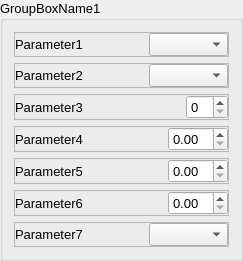
             <widget class="QGroupBox" name="ParameterGroupBox">
              <property name="sizePolicy">
               <sizepolicy hsizetype="Expanding" vsizetype="Expanding">
                <horstretch>10</horstretch>
                <verstretch>55</verstretch>
               </sizepolicy>
              </property>
              <property name="font">
               <font>
                <pointsize>10</pointsize>
               </font>
              </property>
              <property name="title">
               <string>GroupBoxName1</string>
              </property>
              <layout class="QVBoxLayout" name="verticalLayout_15">
               <item>
                <widget class="QFrame" name="frame_38">
                 <property name="frameShape">
                  <enum>QFrame::StyledPanel</enum>
                 </property>
                 <property name="frameShadow">
                  <enum>QFrame::Raised</enum>
                 </property>
                 <layout class="QHBoxLayout" name="horizontalLayout_3">
                  <property name="spacing">
                   <number>4</number>
                  </property>
                  <property name="leftMargin">
                   <number>0</number>
                  </property>
                  <property name="topMargin">
                   <number>0</number>
                  </property>
                  <property name="rightMargin">
                   <number>0</number>
                  </property>
                  <property name="bottomMargin">
                   <number>0</number>
                  </property>
                  <item>
                   <widget class="QLabel" name="label1">
                    <property name="text">
                     <string>Parameter1</string>
                    </property>
                   </widget>
                  </item>
                  <item>
                   <spacer name="horizontalSpacer_2">
                    <property name="orientation">
                     <enum>Qt::Horizontal</enum>
                    </property>
                    <property name="sizeHint" stdset="0">
                     <size>
                      <width>59</width>
                      <height>20</height>
                     </size>
                    </property>
                   </spacer>
                  </item>
                  <item>
                   <widget class="QComboBox" name="label1ComboBox"/>
                  </item>
                 </layout>
                </widget>
               </item>
               <item>
                <widget class="QFrame" name="frame_39">
                 <property name="frameShape">
                  <enum>QFrame::StyledPanel</enum>
                 </property>
                 <property name="frameShadow">
                  <enum>QFrame::Raised</enum>
                 </property>
                 <layout class="QHBoxLayout" name="horizontalLayout_4">
                  <property name="spacing">
                   <number>4</number>
                  </property>
                  <property name="leftMargin">
                   <number>0</number>
                  </property>
                  <property name="topMargin">
                   <number>0</number>
                  </property>
                  <property name="rightMargin">
                   <number>0</number>
                  </property>
                  <property name="bottomMargin">
                   <number>0</number>
                  </property>
                  <item>
                   <widget class="QLabel" name="label2">
                    <property name="text">
                     <string>Parameter2</string>
                    </property>
                   </widget>
                  </item>
                  <item>
                   <spacer name="horizontalSpacer_3">
                    <property name="orientation">
                     <enum>Qt::Horizontal</enum>
                    </property>
                    <property name="sizeHint" stdset="0">
                     <size>
                      <width>62</width>
                      <height>20</height>
                     </size>
                    </property>
                   </spacer>
                  </item>
                  <item>
                   <widget class="QComboBox" name="label2ComboBox"/>
                  </item>
                 </layout>
                </widget>
               </item>
               <item>
                <widget class="QFrame" name="frame_40">
                 <property name="frameShape">
                  <enum>QFrame::StyledPanel</enum>
                 </property>
                 <property name="frameShadow">
                  <enum>QFrame::Raised</enum>
                 </property>
                 <layout class="QHBoxLayout" name="horizontalLayout_5">
                  <property name="spacing">
                   <number>4</number>
                  </property>
                  <property name="leftMargin">
                   <number>0</number>
                  </property>
                  <property name="topMargin">
                   <number>0</number>
                  </property>
                  <property name="rightMargin">
                   <number>0</number>
                  </property>
                  <property name="bottomMargin">
                   <number>0</number>
                  </property>
                  <item>
                   <widget class="QLabel" name="label3">
                    <property name="text">
                     <string>Parameter3</string>
                    </property>
                   </widget>
                  </item>
                  <item>
                   <spacer name="horizontalSpacer_4">
                    <property name="orientation">
                     <enum>Qt::Horizontal</enum>
                    </property>
                    <property name="sizeHint" stdset="0">
                     <size>
                      <width>62</width>
                      <height>20</height>
                     </size>
                    </property>
                   </spacer>
                  </item>
                  <item>
                   <widget class="QSpinBox" name="label3SpinBox"/>
                  </item>
                 </layout>
                </widget>
               </item>
               <item>
                <widget class="QFrame" name="frame_41">
                 <property name="frameShape">
                  <enum>QFrame::StyledPanel</enum>
                 </property>
                 <property name="frameShadow">
                  <enum>QFrame::Raised</enum>
                 </property>
                 <layout class="QHBoxLayout" name="horizontalLayout_8">
                  <property name="spacing">
                   <number>4</number>
                  </property>
                  <property name="leftMargin">
                   <number>0</number>
                  </property>
                  <property name="topMargin">
                   <number>0</number>
                  </property>
                  <property name="rightMargin">
                   <number>0</number>
                  </property>
                  <property name="bottomMargin">
                   <number>0</number>
                  </property>
                  <item>
                   <widget class="QLabel" name="label4">
                    <property name="text">
                     <string>Parameter4</string>
                    </property>
                   </widget>
                  </item>
                  <item>
                   <spacer name="horizontalSpacer_5">
                    <property name="orientation">
                     <enum>Qt::Horizontal</enum>
                    </property>
                    <property name="sizeHint" stdset="0">
                     <size>
                      <width>62</width>
                      <height>20</height>
                     </size>
                    </property>
                   </spacer>
                  </item>
                  <item>
                   <widget class="QDoubleSpinBox" name="label4doubleSpinBox"/>
                  </item>
                 </layout>
                </widget>
               </item>
               <item>
                <widget class="QFrame" name="frame_42">
                 <property name="frameShape">
                  <enum>QFrame::StyledPanel</enum>
                 </property>
                 <property name="frameShadow">
                  <enum>QFrame::Raised</enum>
                 </property>
                 <layout class="QHBoxLayout" name="horizontalLayout_9">
                  <property name="spacing">
                   <number>4</number>
                  </property>
                  <property name="leftMargin">
                   <number>0</number>
                  </property>
                  <property name="topMargin">
                   <number>0</number>
                  </property>
                  <property name="rightMargin">
                   <number>0</number>
                  </property>
                  <property name="bottomMargin">
                   <number>0</number>
                  </property>
                  <item>
                   <widget class="QLabel" name="label5">
                    <property name="text">
                     <string>Parameter5</string>
                    </property>
                   </widget>
                  </item>
                  <item>
                   <spacer name="horizontalSpacer_6">
                    <property name="orientation">
                     <enum>Qt::Horizontal</enum>
                    </property>
                    <property name="sizeHint" stdset="0">
                     <size>
                      <width>62</width>
                      <height>20</height>
                     </size>
                    </property>
                   </spacer>
                  </item>
                  <item>
                   <widget class="QDoubleSpinBox" name="label5doubleSpinBox"/>
                  </item>
                 </layout>
                </widget>
               </item>
               <item>
                <widget class="QFrame" name="frame_43">
                 <property name="frameShape">
                  <enum>QFrame::StyledPanel</enum>
                 </property>
                 <property name="frameShadow">
                  <enum>QFrame::Raised</enum>
                 </property>
                 <layout class="QHBoxLayout" name="horizontalLayout_18">
                  <property name="spacing">
                   <number>4</number>
                  </property>
                  <property name="leftMargin">
                   <number>0</number>
                  </property>
                  <property name="topMargin">
                   <number>0</number>
                  </property>
                  <property name="rightMargin">
                   <number>0</number>
                  </property>
                  <property name="bottomMargin">
                   <number>0</number>
                  </property>
                  <item>
                   <widget class="QLabel" name="label6">
                    <property name="text">
                     <string>Parameter6</string>
                    </property>
                   </widget>
                  </item>
                  <item>
                   <spacer name="horizontalSpacer_7">
                    <property name="orientation">
                     <enum>Qt::Horizontal</enum>
                    </property>
                    <property name="sizeHint" stdset="0">
                     <size>
                      <width>62</width>
                      <height>20</height>
                     </size>
                    </property>
                   </spacer>
                  </item>
                  <item>
                   <widget class="QDoubleSpinBox" name="label6doubleSpinBox"/>
                  </item>
                 </layout>
                </widget>
               </item>
               <item>
                <widget class="QFrame" name="frame_44">
                 <property name="frameShape">
                  <enum>QFrame::StyledPanel</enum>
                 </property>
                 <property name="frameShadow">
                  <enum>QFrame::Raised</enum>
                 </property>
                 <layout class="QHBoxLayout" name="horizontalLayout_19">
                  <property name="spacing">
                   <number>4</number>
                  </property>
                  <property name="leftMargin">
                   <number>0</number>
                  </property>
                  <property name="topMargin">
                   <number>0</number>
                  </property>
                  <property name="rightMargin">
                   <number>0</number>
                  </property>
                  <property name="bottomMargin">
                   <number>0</number>
                  </property>
                  <item>
                   <widget class="QLabel" name="label7">
                    <property name="text">
                     <string>Parameter7</string>
                    </property>
                   </widget>
                  </item>
                  <item>
                   <spacer name="horizontalSpacer_8">
                    <property name="orientation">
                     <enum>Qt::Horizontal</enum>
                    </property>
                    <property name="sizeHint" stdset="0">
                     <size>
                      <width>62</width>
                      <height>20</height>
                     </size>
                    </property>
                   </spacer>
                  </item>
                  <item>
                   <widget class="QComboBox" name="label7ComboBox"/>
                  </item>
                 </layout>
                </widget>
               </item>
              </layout>
             </widget>
